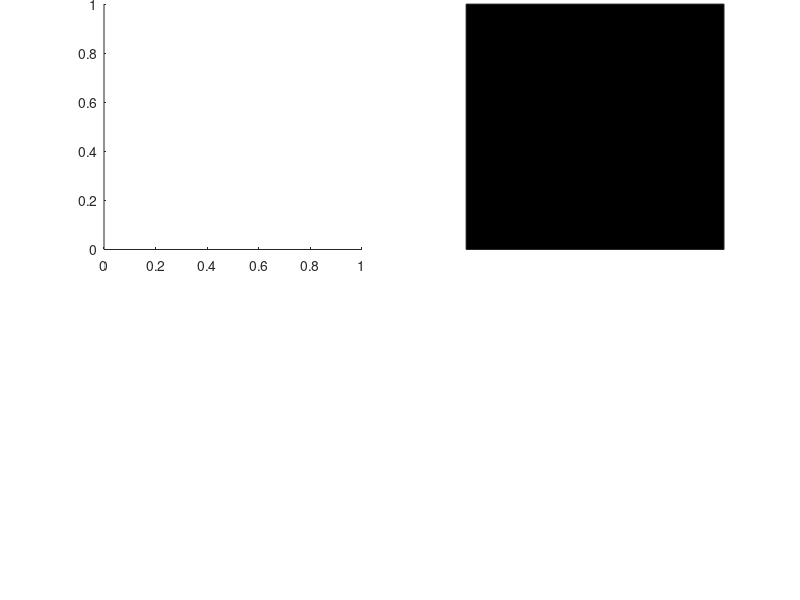

MATLAB code for this plot: (Note: this script raises an error after producing the figure.)
mov.recon_im=NaN(512,95,64,3);

identity=59;
before='tb';
after='neut';
dirCur='/Users/dannem/Documents/Reconstruction/Recon results/Time-domain reconstruction (average)';
cd(dirCur);
filesList=dir('*.mat');
for i=1:size(filesList,1)
    data=load(filesList(i).name);
    names=fieldnames(data);
    
    indB=strfind(filesList(i).name,before)+3;
    if isempty(strfind(filesList(i).name,after))
    
    else
    indA=strfind(filesList(i).name,after);
    timeBin=str2num(filesList(i).name(indB:indA-2))
    eval(['recns=data.' names{:} '.recon_mat_sq;']);
    eval(['b=data.' names{:} '.ims;']);
    eval(['c=data.' names{:} '.labout;']);
    a=recns(:,:,:,identity);
    b=b{identity};
    a=uint8(lab2rgb(a));
    mov.recon_im(timeBin,:,:,:)=a;
    mov.orig_im=b;
    if after=='neut'
        [~,~,obj_res,~]=obj_test(recns(:,:,:,1:54),c(1:54),0.05,1);
    elseif after=='happ'
        [~,~,obj_res,~]=obj_test(recns(:,:,:,61:114),c(61:114),0.05,1);
    end
%     mov.accrFace(timeBin)=obj_res(identity);
%     mov.accAll(timeBin)=mean(obj_res);
    end
    
end
counter=5;
for i=1:512
    if isnan(mov.recon_im(i,1,1,1))
        mov.recon_im(i,:,:,:)=mov.recon_im(counter,:,:,:);
%         mov.accrFace(i)=mov.accrFace(counter);
%         mov.accAll(i)=mov.accAll(counter);
    else
        counter=i;
    end
end
%% plotting
fig = figure('position',[100 100 550 500]);
% x = 1:10;
for i = 1:512
s1=subplot(2,2,2);
imagesc(squeeze(uint8(mov.recon_im(i,:,:,:))))
set(gca,'xtick',[])
set(gca,'xticklabel',[])
set(gca,'ytick',[])
set(gca,'yticklabel',[])
title('Reconstructed face')
p = get(s1,'position');
p(4) = p(4)*1.20; % Add 10 percent to height
set(s1, 'position', p);
% text(55,10,num2str(round(mov.accrFace(i),2)),'Color','white','FontSize',14)
s2=subplot(2,2,1);
p = get(s2,'position');
p(4) = p(4)*1.20; % Add 10 percent to height
% p(3) = p(3)*1.10; % Add 10 percent to height
set(s2, 'position', p);
imagesc(squeeze(uint8(mov.orig_im(:,:,:))))
set(gca,'xtick',[])
set(gca,'xticklabel',[])
set(gca,'ytick',[])
set(gca,'yticklabel',[])
title('Original face')
subplot(2,2,[3,4]);
endPoint=i*1000/512-100
% plot(linspace(-100,round(endPoint),i),mov.accAll(1:i));
% hold on
% plot(linspace(-100,round(endPoint),i),mov.accrFace(1:i));
hold off
axis([-100 900 0.4 0.65])
title('Average reconstruction accuracy')
% text(200,200,num2str(mov.accrFace(i)),'Color','white','FontSize',14)
% legend('Average accuracy','Individual face accuracy')
f(i) = getframe(fig);
end

%% making a movie
% f=f10
movie2avi(f,'myavifile51.avi')

%% showing movie
close all
[h, w, p] = size(f(1).cdata);  % use 1st frame to get dimensions
hf = figure; 
% resize figure based on frame's w x h, and place at (150, 150)
set(hf, 'position', [150 150 w h]);
axis off
movie(hf,f);
implay(f)